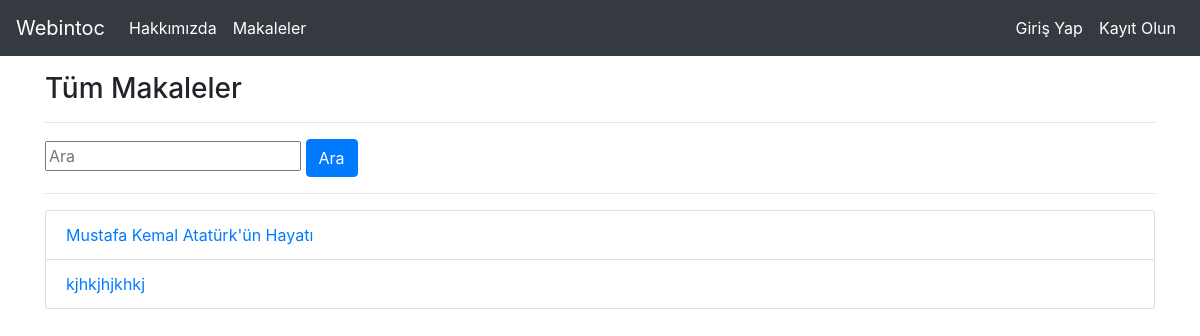
Page /articles on the earlier database version.
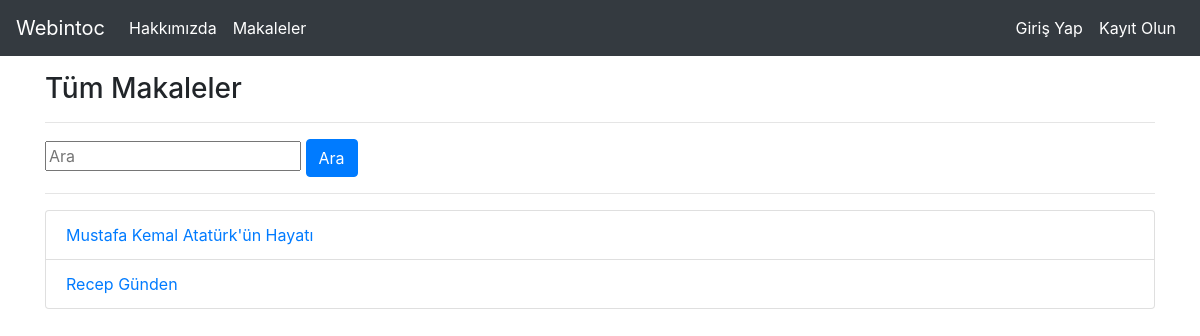
Same page on the later database version.
### tables this page shows
CREATE TABLE "articles" (
    "id" INTEGER PRIMARY KEY AUTOINCREMENT,
    "title" TEXT,
    "author" TEXT,
    "content" TEXT,
    "created_date" TIMESTAMP DEFAULT (datetime('now', 'localtime'))
);

### webintoc.py (the view)
@app.route("/articles")
def articles():
    with sql.connect("webintoc.db") as con:
        cursor = con.cursor()
        sorgu = "SELECT * FROM articles"
        cursor.execute(sorgu)
        articles = cursor.fetchall()
    if articles:
        return render_template("articles.html", articles=articles)
    else:
        return render_template("articles.html")

### templates/articles.html
{% extends 'layout.html' %}
{% block body %}
    <h3>Tüm Makaleler</h3>
    <hr>
    {% if articles %}
    <form action="/search" method="POST">
        <input type="text" name="keyword" class="input-sm" maxlength="64" placeholder="Ara">
        <button type="submit" class="btn btn-primary">Ara</button>
    </form>
    <hr>
        <ul class="list-group">
            {% for article in articles %}
                <li class="list-group-item"><a href="/article/{{article[0]}}">{{ article[1] }}</a></li>
            {% endfor %}
        </ul>
    {% else %}
        <div class="alert alert-danger">Henüz makale bulunmuyor</div>
    {% endif %}
{% endblock %}

Differences in the rows shown:
removed articles: title "kjhkjhjkhkj"
added articles: title "Recep Günden"
